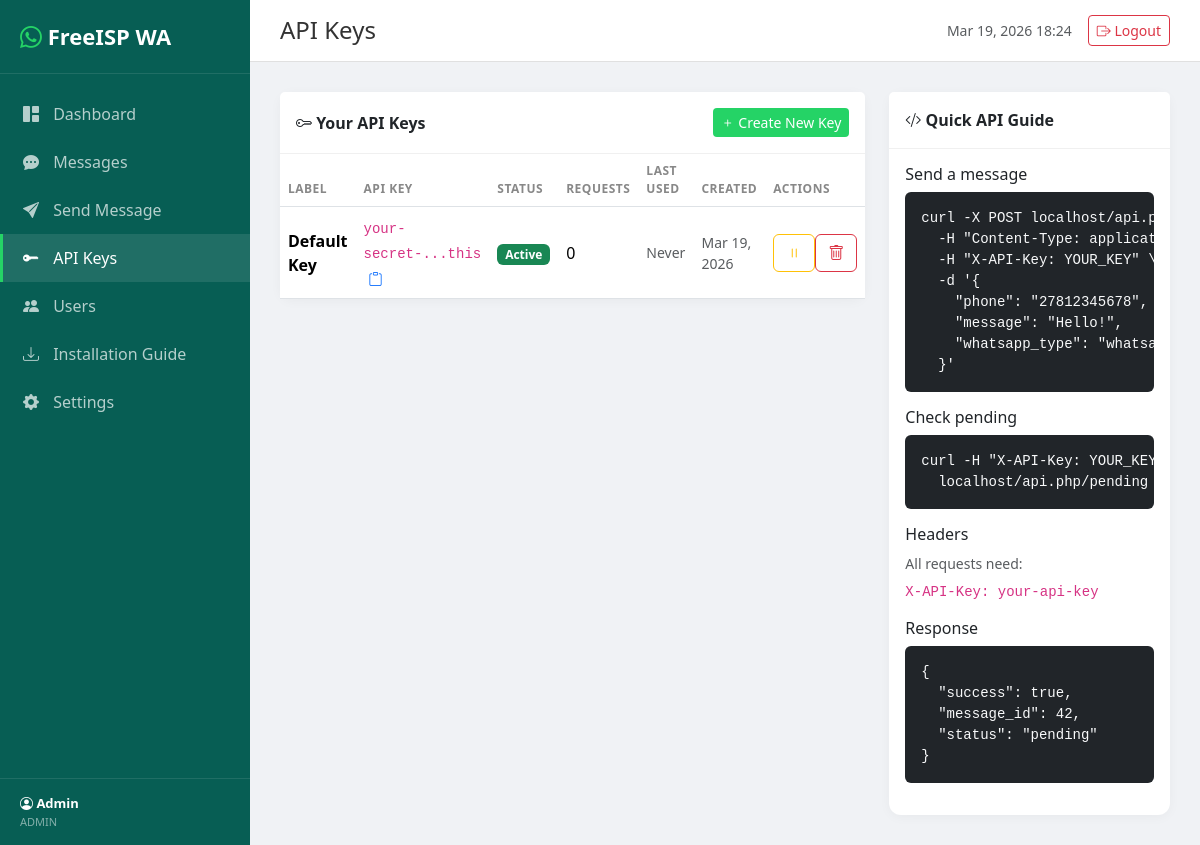
Page /api-keys.php (signed in) on the committed database.
### tables this page shows
CREATE TABLE IF NOT EXISTS users (
    id INT AUTO_INCREMENT PRIMARY KEY,
    name VARCHAR(100) NOT NULL,
    email VARCHAR(255) NOT NULL UNIQUE,
    password VARCHAR(255) NOT NULL,
    role ENUM('admin', 'user') DEFAULT 'user',
    is_active TINYINT(1) DEFAULT 1,
    whatsapp_type ENUM('whatsapp', 'whatsapp_business') DEFAULT 'whatsapp',
    last_login DATETIME NULL,
    created_at DATETIME DEFAULT CURRENT_TIMESTAMP,
    updated_at DATETIME DEFAULT CURRENT_TIMESTAMP ON UPDATE CURRENT_TIMESTAMP,
    INDEX idx_email (email)
);

CREATE TABLE IF NOT EXISTS api_keys (
    id INT AUTO_INCREMENT PRIMARY KEY,
    user_id INT NOT NULL,
    api_key VARCHAR(64) NOT NULL UNIQUE,
    label VARCHAR(100) NOT NULL DEFAULT 'Default',
    is_active TINYINT(1) DEFAULT 1,
    last_used_at DATETIME NULL,
    request_count INT DEFAULT 0,
    created_at DATETIME DEFAULT CURRENT_TIMESTAMP,
    FOREIGN KEY (user_id) REFERENCES users(id) ON DELETE CASCADE,
    INDEX idx_api_key (api_key),
    INDEX idx_user_id (user_id)
);

### auth.php (called while the page is built, shortened)
<?php
function getCurrentUser() {
    $db = getDB();
    $stmt = $db->prepare('SELECT id, name, email, role, created_at, last_login FROM users WHERE id = ? AND is_active = 1');
    $stmt->execute([$_SESSION['user_id']]);
    return $stmt->fetch();
}
function isAdmin() {
    return isset($_SESSION['user_role']) && $_SESSION['user_role'] === 'admin';
}

### api-keys.php (the view, shortened to what this page needs)
<?php
require_once __DIR__ . '/auth.php';
require_once __DIR__ . '/layout.php';
$db = getDB();
$userId = $_SESSION['user_id'];
$stmt = $db->prepare('SELECT * FROM api_keys WHERE user_id = ? ORDER BY created_at DESC');
$stmt->execute([$userId]);
$apiKeys = $stmt->fetchAll();
renderHeader('API Keys', 'apikeys');
?>
<div class="row">
    <div class="col-lg-8">
        <div class="card mb-4">
            <div class="card-header py-3 d-flex justify-content-between align-items-center">
                <span><i class="bi bi-key"></i> Your API Keys</span>
                <button class="btn btn-sm btn-wa" data-bs-toggle="modal" data-bs-target="#createKeyModal">
                    <i class="bi bi-plus"></i> Create New Key
                </button>
            </div>
            <div class="card-body p-0">
                <?php if (empty($apiKeys)): ?>
                <div class="empty-state">
                    <i class="bi bi-key"></i>
                    <h5>No API keys yet</h5>
                    <p>Create an API key to start sending messages via the API.</p>
                </div>
                <?php else: ?>
                <div class="table-responsive">
                    <table class="table table-hover mb-0">
                        <thead>
                            <tr>
                                <th>Label</th>
                                <th>API Key</th>
                                <th>Status</th>
                                <th>Requests</th>
                                <th>Last Used</th>
                                <th>Created</th>
                                <th>Actions</th>
                            </tr>
                        </thead>
                        <tbody>
                            <?php foreach ($apiKeys as $key): ?>
                            <tr>
                                <td>
                                    <strong><?= htmlspecialchars($key['label']) ?></strong>
                                </td>
                                <td>
                                    <code class="user-select-all" id="key-<?= $key['id'] ?>"><?= substr($key['api_key'], 0, 12) ?>...<?= substr($key['api_key'], -4) ?></code>
                                    <button class="btn btn-sm btn-link p-0 ms-1" onclick="copyKey('<?= htmlspecialchars($key['api_key']) ?>')" title="Copy full key">
                                        <i class="bi bi-clipboard"></i>
                                    </button>
                                </td>
                                <td>
                                    <?php if ($key['is_active']): ?>
                                    <span class="badge bg-success">Active</span>
                                    <?php else: ?>
                                    <span class="badge bg-secondary">Disabled</span>
                                    <?php endif; ?>
                                </td>
                                <td><?= number_format($key['request_count']) ?></td>
                                <td class="small text-muted"><?= $key['last_used_at'] ? date('M d H:i', strtotime($key['last_used_at'])) : 'Never' ?></td>
                                <td class="small text-muted"><?= date('M d, Y', strtotime($key['created_at'])) ?></td>
                                <td>
                                    <div class="btn-group btn-group-sm">
                                        <form method="POST" class="d-inline">
                                            <button type="submit" class="btn btn-outline-<?= $key['is_active'] ? 'warning' : 'success' ?>" title="<?= $key['is_active'] ? 'Disable' : 'Enable' ?>">
                                                <i class="bi bi-<?= $key['is_active'] ? 'pause' : 'play' ?>"></i>
                                            </button>
                                        </form>
                                        <form method="POST" class="d-inline" onsubmit="return confirm('Delete this API key? Any apps using it will stop working.')">
                                            <button type="submit" class="btn btn-outline-danger" title="Delete">
                                                <i class="bi bi-trash"></i>
                                            </button>
                                        </form>
                                    </div>
                                </td>
                            </tr>
                            <?php endforeach; ?>
                        </tbody>
                    </table>
                </div>
                <?php endif; ?>
            </div>
        </div>
    </div>
    <div class="col-lg-4">
        <div class="card">
            <div class="card-header py-3">
                <i class="bi bi-code-slash"></i> Quick API Guide
            </div>
            <div class="card-body">
                <h6>Send a message</h6>
                <pre class="bg-dark text-light p-3 rounded small"><code>curl -X POST <?= htmlspecialchars($_SERVER['HTTP_HOST'] ?? 'yourserver.com') ?>/api.php/send \
  -H "Content-Type: application/json" \
  -H "X-API-Key: YOUR_KEY" \
  -d '{
    "phone": "27812345678",
    "message": "Hello!",
    "whatsapp_type": "whatsapp"
  }'</code></pre>
                <h6 class="mt-3">Check pending</h6>
                <pre class="bg-dark text-light p-3 rounded small"><code>curl -H "X-API-Key: YOUR_KEY" \
  <?= htmlspecialchars($_SERVER['HTTP_HOST'] ?? 'yourserver.com') ?>/api.php/pending</code></pre>
                <h6 class="mt-3">Headers</h6>
                <p class="small text-muted mb-1">All requests need:</p>
                <code class="small">X-API-Key: your-api-key</code>
                <h6 class="mt-3">Response</h6>
                <pre class="bg-dark text-light p-3 rounded small"><code>{
  "success": true,
  "message_id": 42,
  "status": "pending"
}</code></pre>
            </div>
        </div>
    </div>
</div>
<?php renderFooter(); ?>

### layout.php (shortened to what this page needs)
<?php
function renderHeader($title, $activePage = '') {
    $user = getCurrentUser();
    ?>
<!DOCTYPE html>
<html lang="en">
<head>
    <link href="https://cdn.jsdelivr.net/npm/bootstrap@5.3.2/dist/css/bootstrap.min.css" rel="stylesheet">
    <link href="https://cdn.jsdelivr.net/npm/bootstrap-icons@1.11.2/font/bootstrap-icons.css" rel="stylesheet">
</head>
<body>
    <nav class="sidebar" id="sidebar">
        <div class="brand">
            <i class="bi bi-whatsapp"></i> <?= APP_NAME ?>
        </div>
        <div class="mt-3">
            <a href="dashboard.php" class="nav-link <?= $activePage === 'dashboard' ? 'active' : '' ?>">
                <i class="bi bi-grid-1x2-fill"></i> Dashboard
            </a>
            <a href="messages.php" class="nav-link <?= $activePage === 'messages' ? 'active' : '' ?>">
                <i class="bi bi-chat-dots-fill"></i> Messages
            </a>
            <a href="send.php" class="nav-link <?= $activePage === 'send' ? 'active' : '' ?>">
                <i class="bi bi-send-fill"></i> Send Message
            </a>
            <a href="api-keys.php" class="nav-link <?= $activePage === 'apikeys' ? 'active' : '' ?>">
                <i class="bi bi-key-fill"></i> API Keys
            </a>
            <?php if (isAdmin()): ?>
            <a href="users.php" class="nav-link <?= $activePage === 'users' ? 'active' : '' ?>">
                <i class="bi bi-people-fill"></i> Users
            </a>
            <?php endif; ?>
            <a href="installation.php" class="nav-link <?= $activePage === 'installation' ? 'active' : '' ?>">
                <i class="bi bi-download"></i> Installation Guide
            </a>
            <a href="settings.php" class="nav-link <?= $activePage === 'settings' ? 'active' : '' ?>">
                <i class="bi bi-gear-fill"></i> Settings
            </a>
        </div>
        <div class="sidebar-footer">
            <div class="user-info">
                <div class="name"><i class="bi bi-person-circle"></i> <?= htmlspecialchars($user['name'] ?? 'User') ?></div>
                <div class="role"><?= htmlspecialchars($user['role'] ?? 'user') ?></div>
            </div>
        </div>
    </nav>
    <div class="main-content">
        <div class="topbar">
            <div>
                <h4 class="d-inline"><?= htmlspecialchars($title) ?></h4>
            </div>
            <div class="d-flex align-items-center gap-3">
                <span class="text-muted small"><?= date('M d, Y H:i') ?></span>
                <a href="logout.php" class="btn btn-outline-danger btn-sm"><i class="bi bi-box-arrow-right"></i> Logout</a>
            </div>
        </div>
        <div class="content-body">
    <?php
}
function renderFooter() {
    ?>
        </div>
    </div>
</body>
</html>
    <?php
}

### layout.php (style rules this page uses)
:root { --wa-green: #075E54; --wa-teal: #128C7E; --wa-light-green: #25D366; --wa-chat-bg: #ECE5DD; }
body { background: #f0f2f5; font-family: 'Segoe UI', system-ui, sans-serif; }
.sidebar { position: fixed; top: 0; left: 0; bottom: 0; width: 250px; background: var(--wa-green); color: white; z-index: 100; transition: transform 0.3s; }
.sidebar .brand { padding: 20px; font-size: 22px; font-weight: 700; border-bottom: 1px solid rgba(255,255,255,0.1); }
.sidebar .brand i { color: var(--wa-light-green); }
.sidebar .nav-link { color: rgba(255,255,255,0.7); padding: 12px 20px; border-left: 3px solid transparent; transition: all 0.2s; }
.sidebar .nav-link.active { color: white; background: rgba(255,255,255,0.1); border-left-color: var(--wa-light-green); }
.sidebar .nav-link i { width: 24px; text-align: center; margin-right: 10px; }
.main-content { margin-left: 250px; padding: 0; }
.topbar { background: white; padding: 15px 30px; border-bottom: 1px solid #e0e0e0; display: flex; justify-content: space-between; align-items: center; }
.topbar h4 { margin: 0; color: #333; }
.content-body { padding: 30px; }
.table th { font-size: 12px; text-transform: uppercase; color: #888; letter-spacing: 0.5px; border-bottom-width: 1px; }
.table td { vertical-align: middle; }
.card { border: none; border-radius: 12px; box-shadow: 0 2px 12px rgba(0,0,0,0.04); }
.card-header { background: white; border-bottom: 1px solid #f0f0f0; font-weight: 600; }
.btn-wa { background: var(--wa-light-green); color: white; border: none; }
.sidebar-footer { position: absolute; bottom: 0; width: 100%; padding: 15px 20px; border-top: 1px solid rgba(255,255,255,0.1); }
.user-info { font-size: 13px; }
.user-info .name { color: white; font-weight: 600; }
.user-info .role { color: rgba(255,255,255,0.5); font-size: 11px; text-transform: uppercase; }

### rows in the picture
users: name "Admin", role "ADMIN"
api_keys: label "Default Key", api_key "your-secret-", api_key "this", is_active "Active", request_count "0", shows "Never", created_at "Mar 19, 2026"

### other values in the picture
APP_NAME "FreeISP WA"
$title "API Keys"
$_SERVER['HTTP_HOST'] "localhost"
